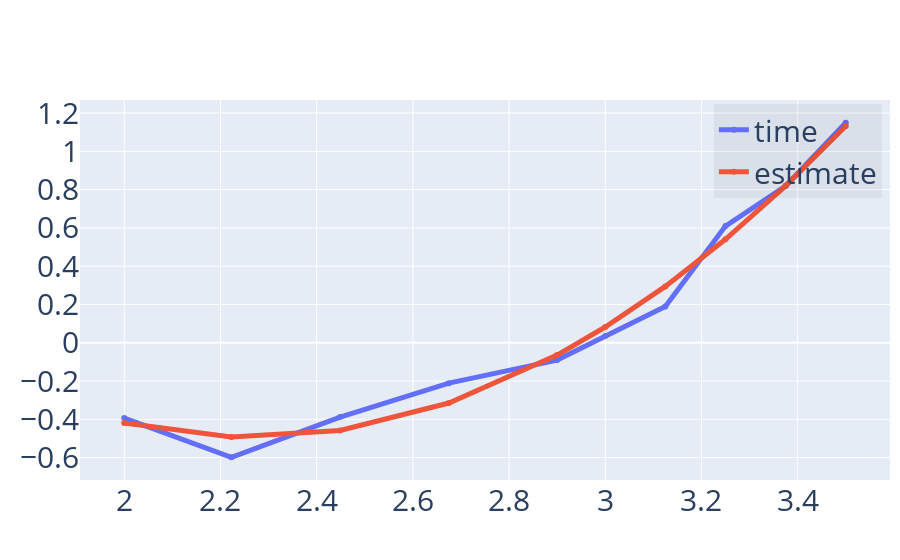

The code cell stored with this chart in its notebook:
### Code cell
plotCompare(log(dGPUCPU['hilbert']),{'time':log(dGPUCPU['time']),'estimate':log(timeDiagDense(dGPUCPU['hilbert']))})

### Figure 1 — Plotly figure (JSON) as saved in the notebook; plotly's stock layout.template omitted (floating-point values rounded to 4 significant figures)
{"data": [{"line": {"width": 5}, "name": "time", "type": "scatter", "x": [2, 2.223, 2.449, 2.675, 2.9, 3, 3.125, 3.25, 3.375, 3.5], "y": [-0.3936, -0.5981, -0.3884, -0.2111, -0.09041, 0.03534, 0.1898, 0.6095, 0.8192, 1.149]}, {"line": {"width": 5}, "name": "estimate", "type": "scatter", "x": [2, 2.223, 2.449, 2.675, 2.9, 3, 3.125, 3.25, 3.375, 3.5], "y": [-0.4191, -0.492, -0.4579, -0.3147, -0.06413, 0.0822, 0.2945, 0.5406, 0.8198, 1.132]}], "layout": {"font": {"size": 30}, "legend": {"bgcolor": "rgba(0,0,0,.05)", "x": 0.99, "xanchor": "right", "y": 0.99, "yanchor": "top"}, "margin": {"r": 10, "t": 100}, "showlegend": true}}
